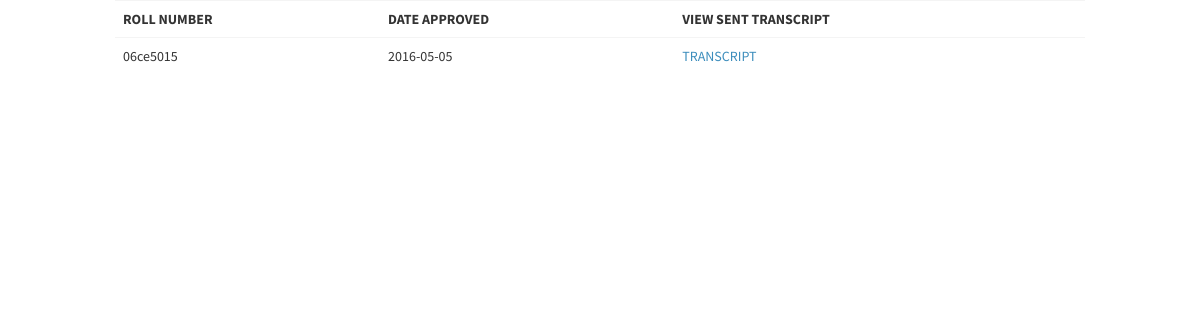
Before: /admin_old/view.php with the older database file.
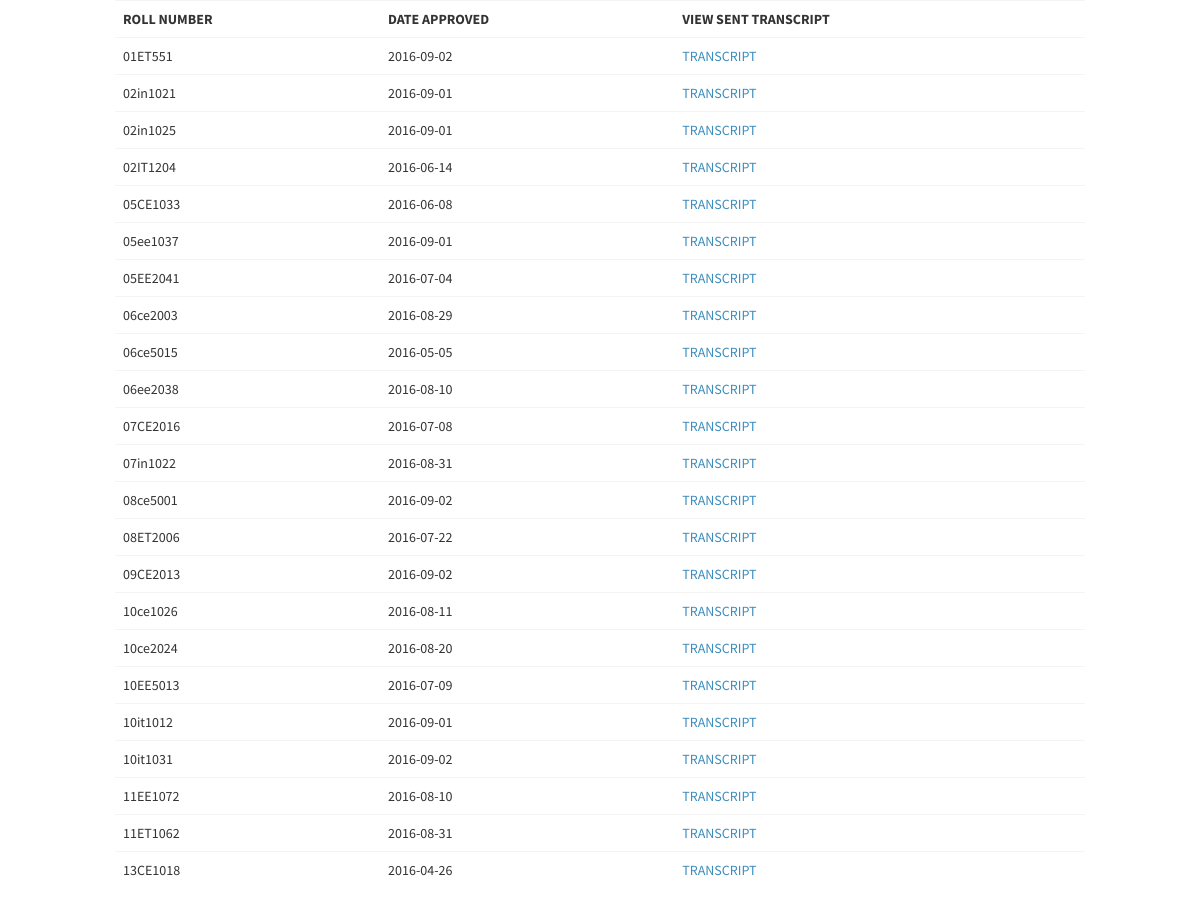
After: the same page with the newer database file.
### tables this page shows
CREATE TABLE `approved` (
  `roll` varchar(10) NOT NULL,
  `date_approved` date NOT NULL
);

### admin_old/view.php (the view, shortened to what this page needs)
<!doctype html>
<html>
<head>
</head>
<body>
<?php
include('header_admin.php');
$sql = "SELECT * FROM approved";
$res = mysql_query($sql);
echo '<center><div class="table-responsive col-md-10 col-md-offset-1"><table  class="table">';
echo "<tr><th> ROLL NUMBER </th><th> DATE APPROVED</th><th> VIEW SENT TRANSCRIPT</th></tr>";
while($row = mysql_fetch_array($res))
{
echo "<tr><td>" . $row['roll'] . "</td><td>" . $row['date_approved'] . "</td><td>" . "<a href='http://10.0.0.4:8800/transcript/Documents/Transcript/Verified/".$row['roll']."/transcript.pdf '>TRANSCRIPT </a>" . "</td></tr>";
}
echo "</table></div></center>";
?>
</body>
</html>

Changed rows visible on the page:
added approved: roll "01ET551", date_approved "2016-09-02"
added approved: roll "02in1021", date_approved "2016-09-01"
added approved: roll "02in1025", date_approved "2016-09-01"
added approved: roll "02IT1204", date_approved "2016-06-14"
added approved: roll "05CE1033", date_approved "2016-06-08"
added approved: roll "05ee1037", date_approved "2016-09-01"
added approved: roll "05EE2041", date_approved "2016-07-04"
added approved: roll "06ce2003", date_approved "2016-08-29"
added approved: roll "06ee2038", date_approved "2016-08-10"
added approved: roll "07CE2016", date_approved "2016-07-08"
added approved: roll "07in1022", date_approved "2016-08-31"
added approved: roll "08ce5001", date_approved "2016-09-02"
added approved: roll "08ET2006", date_approved "2016-07-22"
added approved: roll "09CE2013", date_approved "2016-09-02"
added approved: roll "10ce1026", date_approved "2016-08-11"
added approved: roll "10ce2024", date_approved "2016-08-20"
added approved: roll "10EE5013", date_approved "2016-07-09"
added approved: roll "10it1012", date_approved "2016-09-01"
added approved: roll "10it1031", date_approved "2016-09-02"
added approved: roll "11EE1072", date_approved "2016-08-10"
added approved: roll "11ET1062", date_approved "2016-08-31"
added approved: roll "13CE1018", date_approved "2016-04-26"
